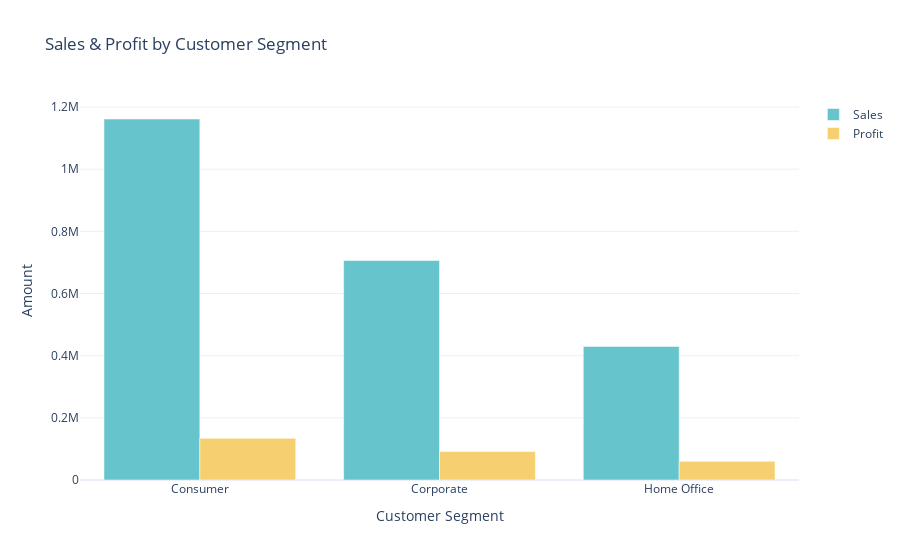

Notebook cell for this chart:
### Code cell
# visualizing sales and profit by customer segment
color_palette = colors.qualitative.Pastel

fig = go.Figure()

fig.add_trace(go.Bar(x=sales_profit_by_customer_segment['Segment'],
                     y=sales_profit_by_customer_segment['Sales'],
                     name='Sales',
                     marker_color=color_palette[0]))

fig.add_trace(go.Bar(x=sales_profit_by_customer_segment['Segment'],
                     y=sales_profit_by_customer_segment['Profit'],
                     name='Profit',
                     marker_color=color_palette[1]))

fig.update_layout(title='Sales & Profit by Customer Segment',
                  xaxis_title='Customer Segment',
                  yaxis_title='Amount')

fig.show()

### Figure 1 — Plotly figure (JSON) as saved in the notebook; plotly's stock layout.template omitted (floating-point values rounded to 4 significant figures)
{"data": [{"marker": {"color": "rgb(102, 197, 204)"}, "name": "Sales", "x": ["Consumer", "Corporate", "Home Office"], "y": [1161000.0, 706100.0, 429700.0], "type": "bar"}, {"marker": {"color": "rgb(246, 207, 113)"}, "name": "Profit", "x": ["Consumer", "Corporate", "Home Office"], "y": [134100.0, 91980.0, 60300.0], "type": "bar"}], "layout": {"title": {"text": "Sales & Profit by Customer Segment"}, "xaxis": {"title": {"text": "Customer Segment"}}, "yaxis": {"title": {"text": "Amount"}}}}
